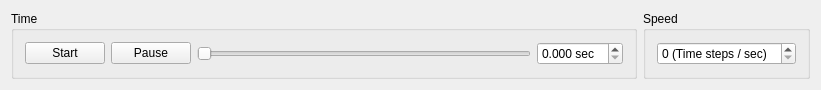
<?xml version="1.0" encoding="UTF-8"?>
<ui version="4.0">
 <class>DPlayBackBar</class>
 <widget class="QWidget" name="DPlayBackBar">
  <property name="geometry">
   <rect>
    <x>0</x>
    <y>0</y>
    <width>821</width>
    <height>74</height>
   </rect>
  </property>
  <property name="windowTitle">
   <string>DPlayBackBar</string>
  </property>
  <layout class="QHBoxLayout" name="horizontalLayout_3">
   <item>
    <widget class="QGroupBox" name="time_groupBox">
     <property name="title">
      <string>Time</string>
     </property>
     <layout class="QHBoxLayout" name="horizontalLayout">
      <item>
       <widget class="QPushButton" name="start_pushButton">
        <property name="text">
         <string>Start</string>
        </property>
       </widget>
      </item>
      <item>
       <widget class="QPushButton" name="pause_pushButton">
        <property name="text">
         <string>Pause</string>
        </property>
       </widget>
      </item>
      <item>
       <widget class="QSlider" name="horizontalSlider">
        <property name="sizePolicy">
         <sizepolicy hsizetype="MinimumExpanding" vsizetype="Fixed">
          <horstretch>0</horstretch>
          <verstretch>0</verstretch>
         </sizepolicy>
        </property>
        <property name="orientation">
         <enum>Qt::Horizontal</enum>
        </property>
       </widget>
      </item>
      <item>
       <widget class="QDoubleSpinBox" name="time_doubleSpinBox">
        <property name="sizePolicy">
         <sizepolicy hsizetype="Preferred" vsizetype="Fixed">
          <horstretch>0</horstretch>
          <verstretch>0</verstretch>
         </sizepolicy>
        </property>
        <property name="suffix">
         <string> sec</string>
        </property>
        <property name="decimals">
         <number>3</number>
        </property>
       </widget>
      </item>
     </layout>
    </widget>
   </item>
   <item>
    <widget class="QGroupBox" name="speed_groupBox">
     <property name="title">
      <string>Speed</string>
     </property>
     <layout class="QHBoxLayout" name="horizontalLayout_2">
      <item>
       <widget class="QSpinBox" name="speed_spinBox">
        <property name="suffix">
         <string> (Time steps / sec)</string>
        </property>
       </widget>
      </item>
     </layout>
    </widget>
   </item>
  </layout>
 </widget>
 <layoutdefault spacing="6" margin="11"/>
 <resources/>
 <connections/>
</ui>
